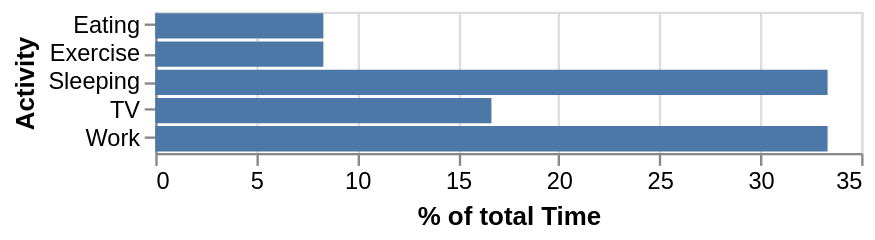

This figure's Vega-Lite source:
### Vega-Lite specification from a JSON file in a GitHub repository (floating-point values rounded to 4 significant figures)
{"$schema": "https://vega.github.io/schema/vega-lite/v6.json", "description": "A bar graph showing what activites consume what percentage of the day.", "data": {"values": [{"Activity": "Sleeping", "Time": 8}, {"Activity": "Eating", "Time": 2}, {"Activity": "TV", "Time": 4}, {"Activity": "Work", "Time": 8}, {"Activity": "Exercise", "Time": 2}]}, "transform": [{"joinaggregate": [{"op": "sum", "field": "Time", "as": "TotalTime"}]}, {"calculate": "datum.Time/datum.TotalTime * 100", "as": "PercentOfTotal"}], "height": {"step": 12}, "mark": "bar", "encoding": {"x": {"field": "PercentOfTotal", "type": "quantitative", "title": "% of total Time"}, "y": {"field": "Activity", "type": "nominal"}}}
